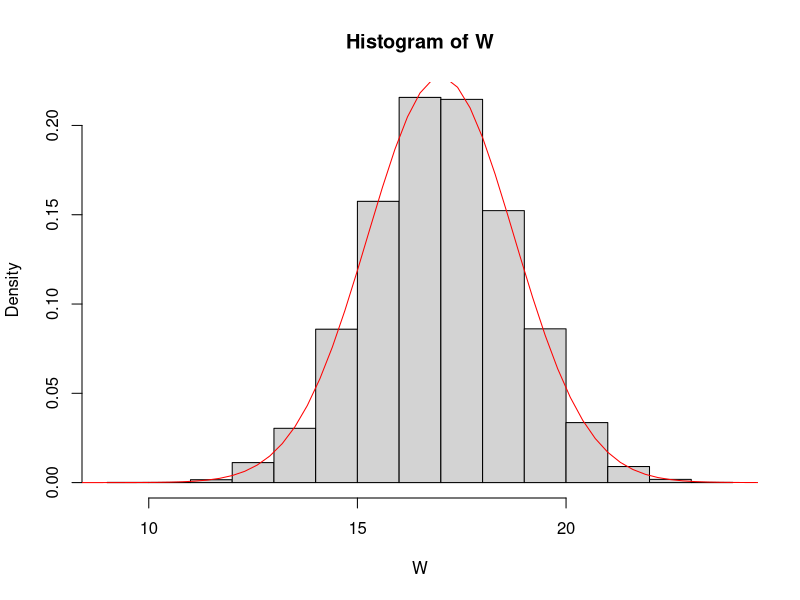
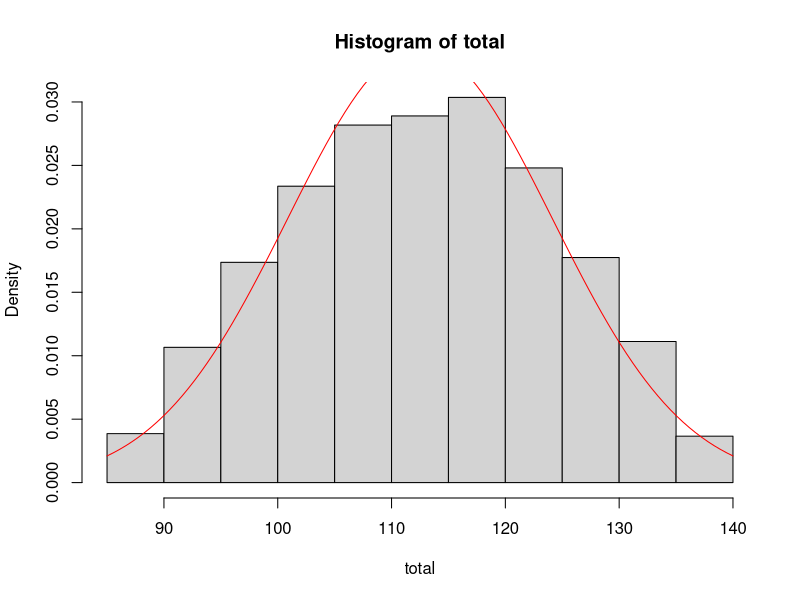
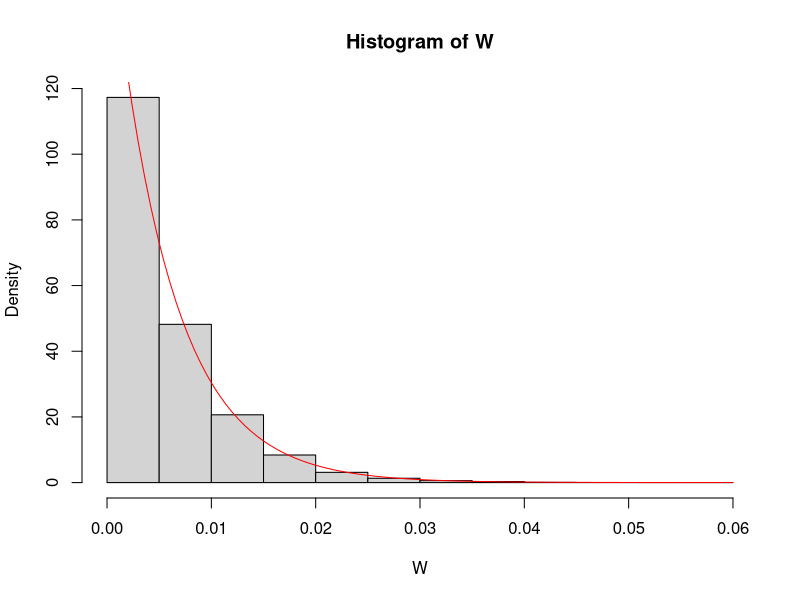
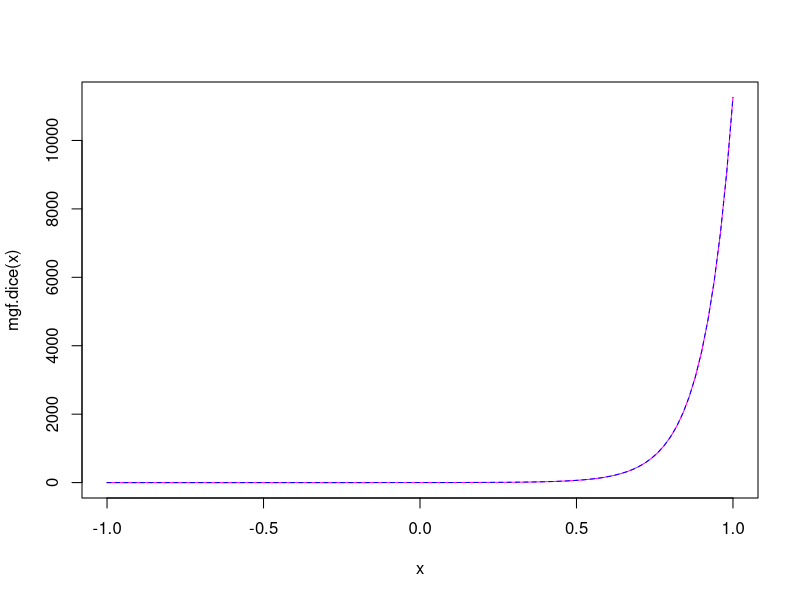

These figures' R source, in order:
# Larson Hogstrom - HW5
# MATH_E156 - 3/3/2014

#### Part 1 ###
# 1. Page 93, exercise 10.
# in 2000 census 28.6% of adults have high school diploma
# In a random sample of 800 adults, what is the prob. that betweeen 220
# and 230 (inclusive) people have a HS diploma.
n<-800
p<-.286
variance <- n*p*(1-p)
expected <- n*p; expected
# use CLT approximation with continuity correction
dist1 <- pnorm(c(230,220), expected, sqrt(variance), lower.tail = FALSE) #CLT approximation
clt <- diff(dist1); clt
# compare to the exact probability (use pbinorm in R)
dist2 <- pbinom(c(220,230),size=800,prob=.286)
exact <- diff(dist2); exact
print('there is good agreement beetween the CLT and exact probability')

#### Part 2 ###
# 2. Page 93, exercise 14. This is a twin of exercise 13, one of the section problems.
# X1...X9, i.i.d. from N(7,3^2)
# Y1...Y12, i.i.d. from N(10,5^2)
# let W = X_bar - Y_bar

# a) Give the exact sampling distribution of W
sampling_stdv = sqrt(3^2/9+5^2/12); sampling_stdv
sampling_mean = 7+ 10; sampling_mean
print('W = X_bar + Y_bar ~ N(17,1.75^2)')

# b) Simulate the sampling distribution of W in R and plot your results
# (adapt code from the previous exercise). Check that the simulated mean and the 
# standard error are close to the theoretical mean and standard error
W <- numeric(10000)
for (i in 1:10000) {
    x <- rnorm(9, 7, 3)
    y <- rnorm(12, 10, 5)
    W[i] <- mean(x) + mean(y)
}
hist(W, freq = FALSE)
curve(dnorm(x, mean=sampling_mean, sd=sampling_stdv),from =0, to = 30, col = "red", add=TRUE)
# theoretical mean and standard error
simMean <- mean(W); simMean
simSE <- sqrt(var(W)); simSE
print('simulated mean and SE are close to the theoretical')

# c) Use your simulation to find P(W< -1.5). Calculate the exact answer and
# compare
p.simulated <- sum(W < -1.5) / length(W); p.simulated
p.theoretical <- pnorm(-1.5,mean=17, sd=1.75); p.theoretical

#### Part 3 ###
# 3. Page 94, exercise 16.
# For random variable X from a Uniform distribution:
# E[X] = (a+b)/2
# VAR[X] = (b-a)^2/12

# a)
# X ~ Unif[40,60]
# Y ~ Unif[45,80]
# Compute the expected value and varaince of X + Y 
# let W = X + Y
w.mean <- (40+60)/2 + (45+80)/2; w.mean
w.var <- (60-40)^2/12 + (80-45)^2/12; w.var

# b) compare simmulated distribution of X and Y and compare to the 
# theoretical mean and variance
X <- runif(10000, 40, 60)
Y <- runif(10000, 45, 80)
total <- X + Y
hist(total,freq=FALSE)
curve(dnorm(x, mean=w.mean, sd=sqrt(w.var)),col = "red", add=TRUE)

# simulated mean and variance
total.mean <- mean(total); total.mean
total.SE <- sqrt(var(total)); total.SE
# theoretical mean and variance
w.mean
w.var
print('the way I have calculated it, the theoretical variance seems higher than the observed')

# c) use simulated distribution to find P(X+Y <90)
p.90 <- sum(total < 90)/ length(total); p.90

#### Part 4 ###
# 4. Page 95, exercise 24(b). You will have to work part (a) to do 
# the required comparison. Include a brief explanation of how you came 
# up with the theoretical expectation of Xmin.

# let X1, X2,...,Xn, iid ~ Exp(λ) with pdf f(x) = λe^(λx), λ>0, x>0
# a) find the pdf fmin(x) for the sample minimum Xmin. Recognize this as the pdf
# of a known distribution
# fmin(x) = n(1-F(x))^(n-1)*f(x)
print('for exponential: fmin(x) = nλe^(-nλx)')
print('so the fmin(x) for an exponential function is another exponential with \
    the parameter nλ')

# b) simulate the sampling distribution of Xmin of samples of size n=25
# from the exponential distribution with λ = 7. Compare the theoretical 
# expected value of Xmin to the simulated expected value.
W <- numeric(10000)
for (i in 1:10000) {
    x <- rexp(25, 7)
    W[i] <- min(x)
}
hist(W, freq = FALSE)
curve(dexp(x, rate=7*25),col = "red", add=TRUE)

#### Part 5 ###
# 5. Plot the moment-generating function for two dice, in two different ways.

# (a) Use outer() to get the probability mass function for two dice, 
# then write an R function for the moment generating function of this prob- 
# ability mass function and plot a graph of it. (See script 5P for the 
# “vectorize” trick.)
Y <-outer(c(1,2,3,4,5,6),c(1,2,3,4,5,6),"+"); Y
p <- 1/6
pr <- outer(rep(p,6),rep(p,6),"*"); pr

mgf <- function(x, Y, pr)  {
  sum(pr*(exp(x*Y)))
}
mgf.dice <- Vectorize(function(x) mgf(x, Y, pr))
curve (mgf.dice, from = -1, to = 1, col = "magenta", lty = 1)

# (b) Write an R function for the moment generating function of the prob- 
# ability mass function for a single die and plot a graph of its square.
Y <-c(1,2,3,4,5,6); Y
p <- 1/6
pr <- rep(p,6); pr

mgf_squared <- function(x, Y, pr)  {
  sum(pr*(exp(x*Y)))^2
}
mgfsq.dice <- Vectorize(function(x) mgf_squared(x, Y, pr))
curve (mgfsq.dice, from = -1, to = 1, col = "blue", lty = 2, add=TRUE)
